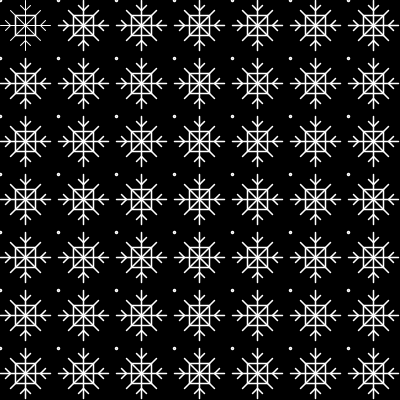
Frame 1 (no input)
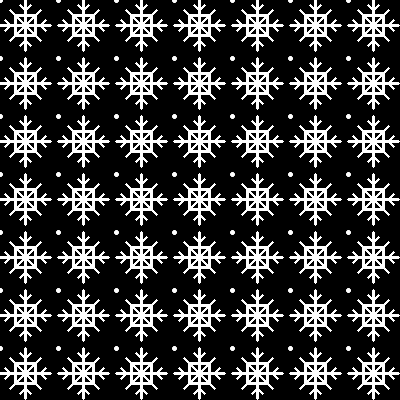
Frame 60 (the mouse pressed at the canvas centre just before this capture)
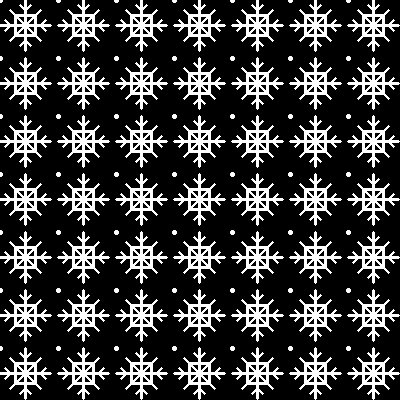
Frame 120 (the mouse held since frame 60 and released just before this capture)

The Processing sketch that drew these frames (run headless with seeded random() and noise(); from frame 60 on, the mouse is pressed at the canvas centre):

// Processing sketch: processing_60634
// ── processing_60634.pde

void setup(){
  
  smooth();

  size(400,400);  
  background(0);
 
}


void draw(){
  
 stroke(255);

for(int i=0; i < width; i =i + 58){
 for(int j=0; j< height; j = j +58) { 
  //oben
 line(i+20,j+5,i+25,j+10);
 line(i+25,j+10,i+30,j+5);
 
 //links
 line(i+5,j+20,i+10,j+25);
 line(i+10,j+25,i+5,j+30);
 
 //rechts
 line(i+45,j+20,i+40,j+25);
 line(i+40,j+25,i+45,j+30);
 
 //unten
 
 line(i+20,j+45,i+25,j+40);
 line(i+25,j+40,i+30,j+45);
 
 line(i+0,j+25,i+50,j+25);
 line(i+25,j+0,i+25,j+50);
 line(i+10,j+10,i+40,j+40);
 line(i+10,j+40,i+40,j+10);
 
 noFill();
 strokeWeight(1.5);
  rect(i+15,j+15,20,20);
 
 ellipse(i+0,j+0,2,2);
 
}
}}
